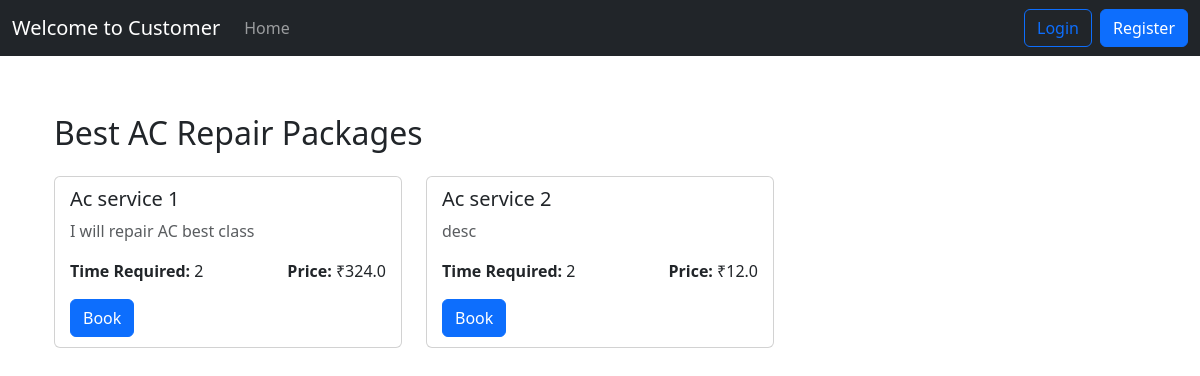
The app's page /AC Repair with its own data.
### app/models.py (models this page shows)
class ServiceModel(db.Model):
    id = db.Column(db.Integer, primary_key=True)
    name = db.Column(db.String(100), nullable=False)
    price = db.Column(db.Float, nullable=False)
    description = db.Column(db.Text, nullable=False)
    time_required = db.Column(db.String(50), nullable=False)
    category = db.Column(db.String(50), nullable=False)

### app/views/public.py (the view)
@public.route("<category>")
def services_by_category(category):
    services = ServiceModel.query.filter_by(category=category).all()
    return render_template("public/services_by_category.html", category=category, services=services)

### app/templates/public/services_by_category.html (shortened to what this page needs)
{% extends "base.html" %}
{% block content %}
<div class="container my-5">
    <h2 class="mb-4">Best {{ category }} Packages</h2>
    {% if services %}
    <div class="row">
        {% for service in services %}
        <div class="col-md-4">
            <div class="card mb-4">
                <div class="packages-card">
                    <h5 class="card-title">{{ service.name }}</h5>
                    <p class="card-text text-muted">{{ service.description }}</p>
                   <div class="d-flex justify-content-between">
                        <p class="card-text"><strong>Time Required:</strong> {{ service.time_required }}</p>
                        <p class="card-text"><strong>Price:</strong> ₹{{ service.price }}</p>
                   </div>
                   <a href="{{ url_for('public.service_request',category=category, service_id=service.id) }}">
                        <button class="btn btn-primary">Book</button>
                    </a>
                </div>
            </div>
        </div>
        {% endfor %}
    </div>
    {% else %}
    <p class="text-muted">No services available in this category.</p>
    {% endif %}
</div>
{% endblock %}

### app/static/css/style.css (style rules this page uses)
.packages-card { padding: 10px 15px; }

### records on screen
ServiceModel: name "Ac service 1", description "I will repair AC best class", time_required "2", price "324.0"
ServiceModel: name "Ac service 2", description "desc", time_required "2", price "12.0"

### other values on screen
{{ category }} "AC Repair"
